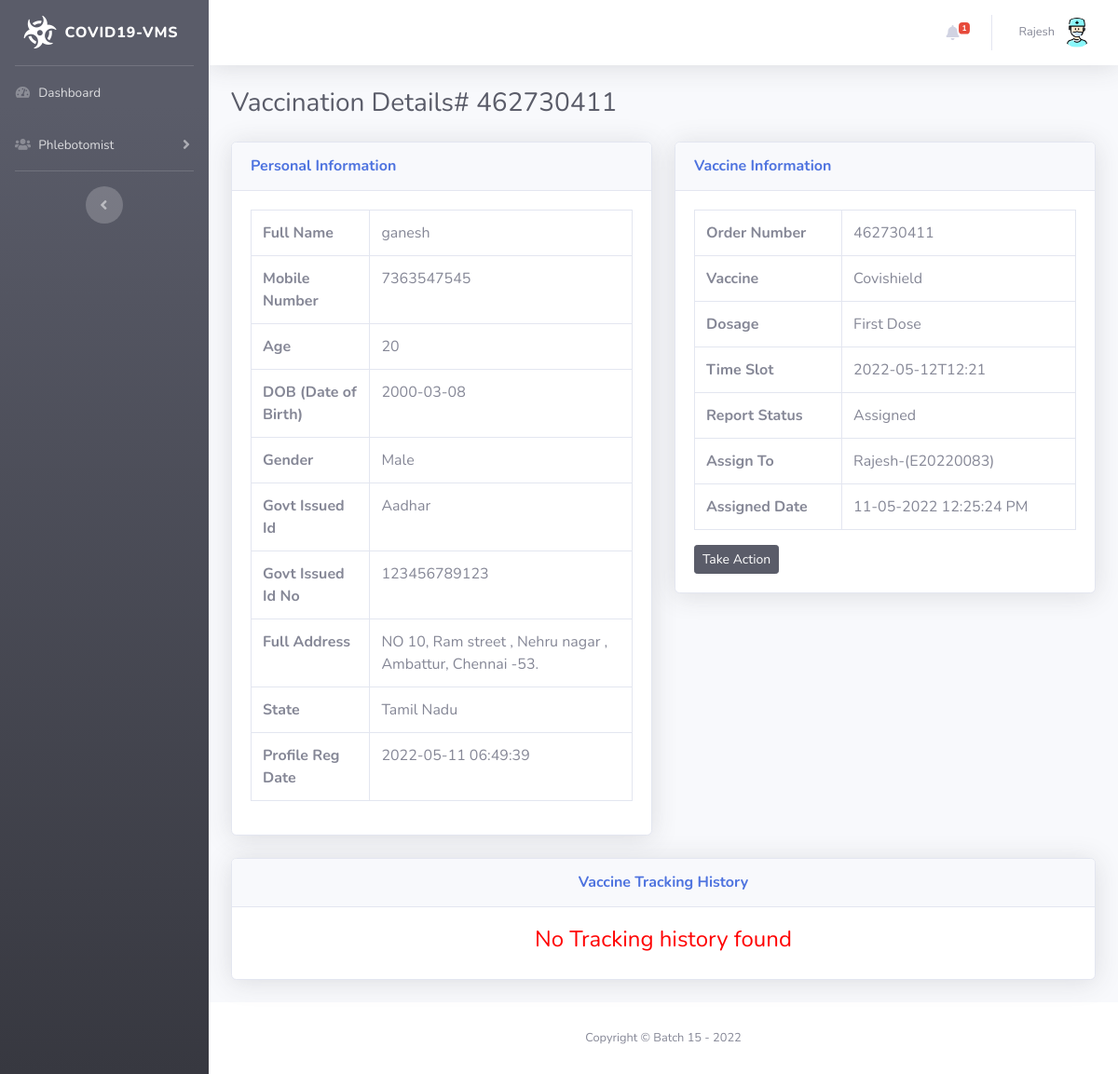
Page /vaccine-details2.php?tid=68&&oid=462730411 (signed in) on the committed database.
### tables this page shows
CREATE TABLE `tblphlebotomist` (
  `id` int(11) NOT NULL,
  `EmpID` varchar(100) DEFAULT NULL,
  `FullName` varchar(120) DEFAULT NULL,
  `MobileNumber` bigint(12) DEFAULT NULL,
  `RegDate` timestamp NULL DEFAULT current_timestamp(),
  `Password` varchar(300) DEFAULT NULL
);

CREATE TABLE `tblvacrecords` (
  `ID` int(11) NOT NULL,
  `OrderNumber` bigint(14) DEFAULT NULL,
  `PatientMobileNumber` bigint(14) DEFAULT NULL,
  `VaccineType` varchar(100) DEFAULT NULL,
  `Dosage` varchar(30) DEFAULT NULL,
  `VaccineTimeSlot` varchar(120) DEFAULT NULL,
  `ReportStatus` varchar(100) DEFAULT NULL,
  `FinalReport` varchar(150) DEFAULT NULL,
  `ReportUploadTime` varchar(200) DEFAULT NULL,
  `RegistrationDate` timestamp NULL DEFAULT current_timestamp(),
  `AssignedtoEmpId` varchar(150) DEFAULT NULL,
  `AssigntoName` varchar(180) DEFAULT NULL,
  `AssignedTime` varchar(100) DEFAULT NULL,
  `ActionBy` varchar(180) DEFAULT NULL
);

CREATE TABLE `vacpatients` (
  `ID` int(11) NOT NULL,
  `FullName` varchar(120) DEFAULT NULL,
  `MobileNumber` bigint(12) DEFAULT NULL,
  `DateOfBirth` date DEFAULT NULL,
  `GovtIssuedId` varchar(150) DEFAULT NULL,
  `GovtIssuedIdNo` varchar(150) DEFAULT NULL,
  `Age` int(30) DEFAULT NULL,
  `Gender` varchar(30) DEFAULT NULL,
  `FullAddress` varchar(255) DEFAULT NULL,
  `State` varchar(200) DEFAULT NULL,
  `RegistrationDate` timestamp NOT NULL DEFAULT current_timestamp()
);

### vaccine-details2.php (the view, shortened to what this page needs)
<?php session_start();
include_once('includes/config.php');
if (strlen($_SESSION['aid']==0)) {
  header('location:logout.php');
  } else{
?>
<!DOCTYPE html>
<html lang="en">
<head>
    <link href="vendor/fontawesome-free/css/all.min.css" rel="stylesheet" type="text/css">
    <link href="css/sb-admin-2.min.css" rel="stylesheet">
</head>
<body id="page-top">
    <div id="wrapper">
<?php include_once('includes/sidebar2.php');?>
        <div id="content-wrapper" class="d-flex flex-column">
            <div id="content">
          <?php include_once('includes/topbar2.php');?>
                <div class="container-fluid">
                    <h1 class="h3 mb-4 text-gray-800">Vaccination Details# <?php echo intval($_GET['oid']);?></h1>
<div class="row">
<?php
$testid=intval($_GET['tid']);
$query=mysqli_query($con,"select * from tblvacrecords
join vacpatients on vacpatients.MobileNumber=tblvacrecords.PatientMobileNumber
where  tblvacrecords.id='$testid'");
while($row=mysqli_fetch_array($query)){
    ?>
                        <div class="col-lg-6">
                            <div class="card shadow mb-4">
                                <div class="card-header py-3">
                                    <h6 class="m-0 font-weight-bold text-primary">Personal Information</h6>
                                </div>
                                <div class="card-body">
 <table class="table table-bordered"  width="100%" cellspacing="0">
    <tr>
    <th>Full Name</th>
    <td><?php echo $row['FullName'];?></td>
    </tr>
     <tr>
    <th>Mobile Number</th>
    <td><?php echo $row['MobileNumber'];?></td>
    </tr>
    <tr>
    <th>Age</th>
    <td><?php echo $row['Age'];?></td>
    </tr>
     <tr>
    <th>DOB (Date of Birth)</th>
    <td><?php echo $row['DateOfBirth'];?></td>
    </tr>
    <tr>
    <th>Gender</th>
    <td><?php echo $row['Gender'];?></td>
    </tr>
     <tr>
    <th>Govt Issued Id</th>
    <td><?php echo $row['GovtIssuedId'];?></td>
    </tr>
     <tr>
    <th>Govt Issued Id No</th>
    <td><?php echo $row['GovtIssuedIdNo'];?></td>
    </tr>
     <tr>
    <th>Full Address</th>
    <td><?php echo $row['FullAddress'];?></td>
    </tr>
    <tr>
    <th>State</th>
    <td><?php echo $row['State'];?></td>
    </tr>
    <tr>
    <th>Profile Reg Date</th>
    <td><?php echo $row['RegistrationDate'];?></td>
    </tr>
 </table>
                                </div>
                            </div>
                        </div>
                         <div class="col-lg-6">
                            <div class="card shadow mb-4">
                                <div class="card-header py-3">
                                    <h6 class="m-0 font-weight-bold text-primary">Vaccine Information</h6>
                                </div>
                                <div class="card-body">
 <table class="table table-bordered"  width="100%" cellspacing="0">
    <tr>
    <th>Order Number</th>
    <td><?php echo $row['OrderNumber'];?></td>
    </tr>
    <tr>
    <th>Vaccine </th>
    <td><?php echo $row['VaccineType'];?></td>
    </tr>
    <tr>
    <th>Dosage</th>
    <td><?php echo $row['Dosage'];?></td>
    </tr>
    <tr>
    <th>Time Slot</th>
    <td><?php echo $row['VaccineTimeSlot'];?></td>
    </tr>
 <tr>
    <th>Report Status</th>
    <td><?php if($row['ReportStatus']==''):
              echo "Not Processed yet";
          else:
           echo $row['ReportStatus'];
          endif;
    ?></td>
    </tr>
<?php if($row['AssignedtoEmpId']!=''):?>
  <tr>
    <th>Assign To</th>
    <td><?php echo $row['AssigntoName'];?>-(<?php echo $row['AssignedtoEmpId'];?>)</td>
    </tr>
    <tr>
    <th>Assigned Date</th>
    <td><?php echo $row['AssignedTime'];?></td>
    </tr>
<?php endif;?>
</table>
<?php if($row['AssignedtoEmpId']==''):
    ?>
        <div class="form-group">
      <button type="button" class="btn btn-dark btn-sm" data-toggle="modal" data-target="#assignto">Assign To</button>
            </div>
<?php else:
$rstatus=$row['ReportStatus'];
if($rstatus=='Assigned' || $rstatus=='On the Way for Collection' || $rstatus=='Sample Collected' || $rstatus=='Sent to Lab'):?>
<button type="button" class="btn btn-dark btn-sm" data-toggle="modal" data-target="#takeaction">Take Action</button>
<?php
endif;
endif;?>
                                </div>
                            </div>
                        </div>
                    </div>
                <?php } ?>
<?php
$orderid=intval($_GET['oid']);
$ret=mysqli_query($con,"select * from tblreporttracking
join tblphlebotomist on tblphlebotomist.ID=tblreporttracking.RemarkBy
where tblreporttracking.OrderNumber='$orderid'");
$num=mysqli_num_rows($ret);
?>
<div class="row">
                         <div class="col-lg-12">
                            <div class="card shadow mb-4">
                                <div class="card-header py-3">
                                    <h6 class="m-0 font-weight-bold text-primary" align="center">Vaccine Tracking History</h6>
                                </div>
                                <div class="card-body">
<?php if($num>0){
?>
 <table class="table table-bordered"  width="100%" cellspacing="0">
<tr>
    <th>Remark</th>
    <th>Status</th>
    <th>Remark Date</th>
    <th>Action Taken By</th>
<?php while($result=mysqli_fetch_array($ret)){?>
</tr>
    <tr>
    <td><?php echo $result['Remark'];?></td>
    <td><?php echo $result['Status'];?></td>
    <td><?php echo $result['PostingTime'];?></td>
    <td><?php echo $result['FullName'];?>-(<?php echo $result['EmpID'];?>)</td>
    </tr>
<?php } ?>
</table>
         <?php
     } else { ?>
<h4 align="center" style="color:red"> No Tracking history found </h4>
         <?php } ?>
                                </div>
                            </div>
                        </div>
                    </div>
                </div>
            </div>
           <?php include_once('includes/footer.php');?>
        </div>
    </div>
</body>
</html>
<?php } ?>

### includes/topbar2.php (shortened to what this page needs)
      <nav class="navbar navbar-expand navbar-light bg-white topbar mb-4 static-top shadow">
            <?php if($_SESSION['aid']):?>
                    <ul class="navbar-nav ml-auto">
<?php $query=mysqli_query($con,"select * from tblvacrecords where ReportStatus='Assigned'");
$count=mysqli_num_rows($query);
?>
                        <li class="nav-item dropdown no-arrow mx-1">
                            <a class="nav-link dropdown-toggle" href="#" id="alertsDropdown" role="button"
                                data-toggle="dropdown" aria-haspopup="true" aria-expanded="false">
                                <i class="fas fa-bell fa-fw"></i>
                                <span class="badge badge-danger badge-counter"><?php echo $count;?></span>
                            </a>
                        </li>
                        <li class="nav-item dropdown no-arrow">
                            <a class="nav-link dropdown-toggle" href="#" id="userDropdown" role="button"
                                data-toggle="dropdown" aria-haspopup="true" aria-expanded="false">
                <?php
$adid=$_SESSION['aid'];
$ret1=mysqli_query($con,"select FullName from tblphlebotomist where id='$adid'");
while($row1=mysqli_fetch_array($ret1)){
?>
                                <span class="mr-2 d-none d-lg-inline text-gray-600 small"><?php  echo $row1['FullName'];?></span>
                           <?php } ?>
                                <img class="img-profile rounded-circle"
                                    src="img/doctor.png">
                            </a>
                        </li>
                    </ul>
                <?php endif;?>
                </nav>

### rows in the picture
tblphlebotomist: FullName "Rajesh"
tblvacrecords: vacpatients.FullName "ganesh", vacpatients.MobileNumber "7363547545", vacpatients.Age "20", vacpatients.DateOfBirth "2000-03-08", vacpatients.Gender "Male", vacpatients.GovtIssuedId "Aadhar", vacpatients.GovtIssuedIdNo "123456789123", vacpatients.FullAddress "NO 10, Ram street , Nehru nagar , Ambattur, Chennai -53.", vacpatients.State "Tamil Nadu", vacpatients.RegistrationDate "2022-05-11 06:49:39", OrderNumber "462730411", VaccineType "Covishield", Dosage "First Dose", VaccineTimeSlot "2022-05-12T12:21", ReportStatus "Assigned", AssigntoName "Rajesh", AssignedtoEmpId "E20220083", AssignedTime "11-05-2022 12:25:24 PM", shows "Take Action"

### other values in the picture
$count "1"
$_GET['oid'] "462730411"
